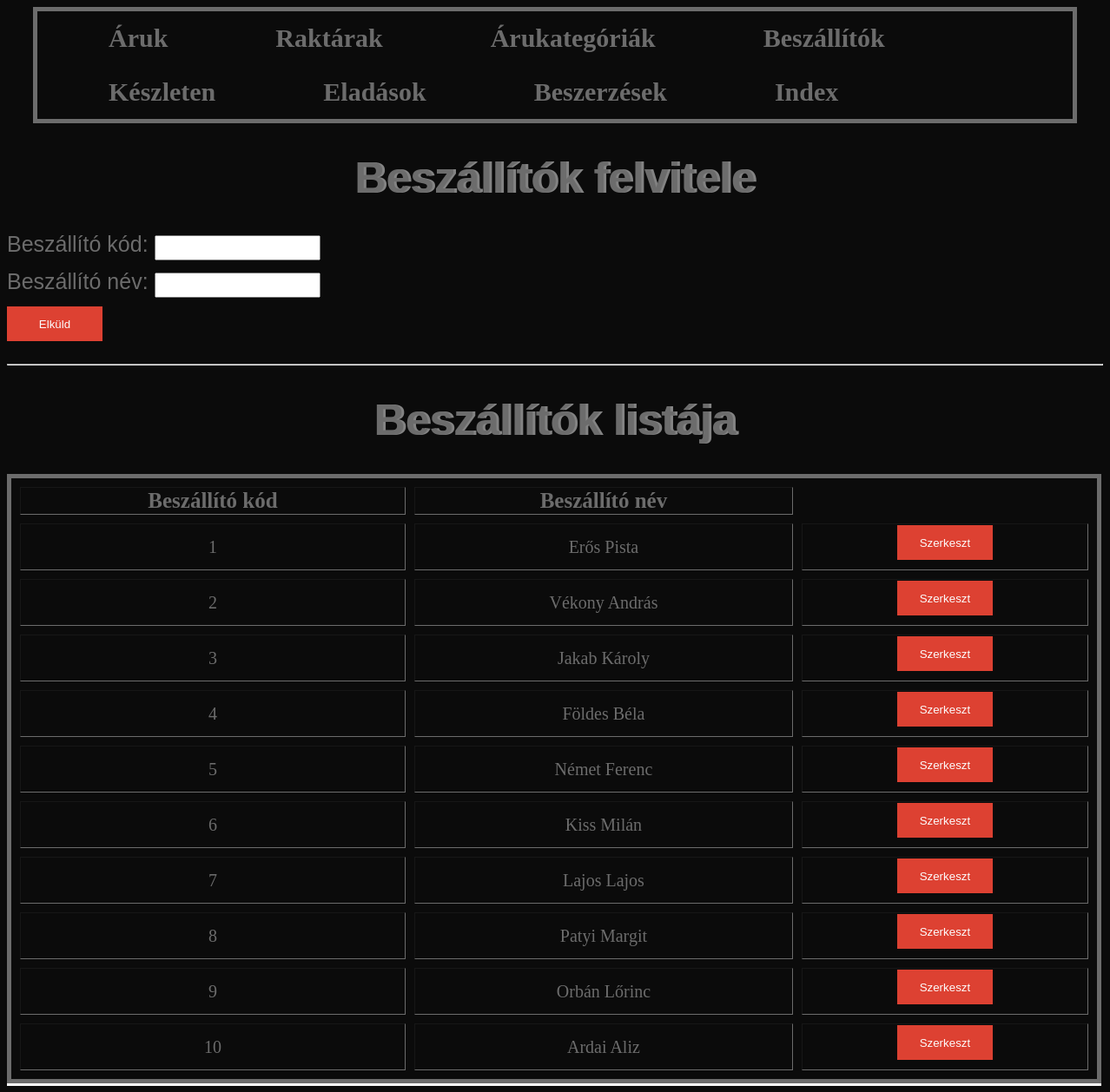
Screenshot of /beszallito.php with the database file from the repository.
### tables this page shows
CREATE TABLE `beszallito` (
  `bkod` int(3) NOT NULL,
  `bnev` varchar(50) DEFAULT NULL
);

### db_fuggvenyek.php (called while the page is built, shortened)
<?php
function konyvtar_csatlakozas() {
	$conn = mysqli_connect("localhost", "root", "") or die("Csatlakozási hiba");
	mysqli_query($conn, 'SET NAMES UTF-8');
	mysqli_query($conn, 'SET character_set_results=utf8');
	mysqli_set_charset($conn, 'utf8');
	return $conn;
}
function beszallitolistatLeker() {
	if ( !($conn = konyvtar_csatlakozas()) ) {
		return false;
	}
	$result = mysqli_query( $conn,"SELECT bkod, bnev FROM beszallito");
	return $result;
}

### beszallito.php (the view, shortened to what this page needs)
<?php
include_once('db_fuggvenyek.php');
include_once('menu.php');
?>
<!DOCTYPE HTML>
<HTML>
<HEAD>
	<link rel="stylesheet" type="text/css" href="projekt.css"/>
</HEAD>
<BODY>
<h1>Beszállítók felvitele</h1>
<form method="POST" action="beszallitofelvitel.php" accept-charset="utf-8">
<label>Beszállító kód: </label>
<input type="text" name="bkod" />
<br>
<label>Beszállító név: </label>
<input type="text" name="bnev" />
<br>
<input type="submit" value="Elküld" />
</form>
<hr/>
<h1>Beszállítók listája</h1>
<table border="1">
<tr>
<th>Beszállító kód</th>
<th>Beszállító név</th>
</tr>
<?php
	$beszallito = beszallitolistatLeker();
    while( $egySor = mysqli_fetch_assoc($beszallito) ) {
		echo '<form action="beszallitoszerkesztes.php" method="POST">';
		echo '<tr>';
		echo '<td>'. $egySor["bkod"] .'</td>';
		echo '<td>'. $egySor["bnev"] .'</td>';
		echo '<td><input type="submit" value="Szerkeszt"></td>';
		echo '</tr>';
		echo'</form>';
	}
?>
</table>
</BODY>
</HTML>

### projekt.css (style rules this page uses)
label { color: #6c6c6c; font-size: 25px; font-family: Arial; }
h1 { color: #6c6c6c; font-size: 50px; font-family: Arial; font-weight: bold; text-align: center; text-shadow: 3px 0 #838383; }
th { font-size: 25px; }
td { font-size: 20px; }
body { background-color: #0b0b0b; }
table { color: #6c6c6c; border: 5px solid #6c6c6c; text-align: center; border-spacing: 10px; width: 1260px; margin-bottom: 10px; box-shadow: 0 3px #fcfcfc; }
input, textarea, fieldset { margin-bottom: 10px; color: #6c6c6c; padding: 5px; }
input[type="submit"] { background-color: #DD4132; color: #fcfcfc; width: 110px; height: 40px; outline: none; border: none; }

### rows the page displays
beszallito: bkod "1", bnev "Erős Pista"
beszallito: bkod "2", bnev "Vékony András"
beszallito: bkod "3", bnev "Jakab Károly"
beszallito: bkod "4", bnev "Földes Béla"
beszallito: bkod "5", bnev "Német Ferenc"
beszallito: bkod "6", bnev "Kiss Milán"
beszallito: bkod "7", bnev "Lajos Lajos"
beszallito: bkod "8", bnev "Patyi Margit"
beszallito: bkod "9", bnev "Orbán Lőrinc"
beszallito: bkod "10", bnev "Ardai Aliz"
